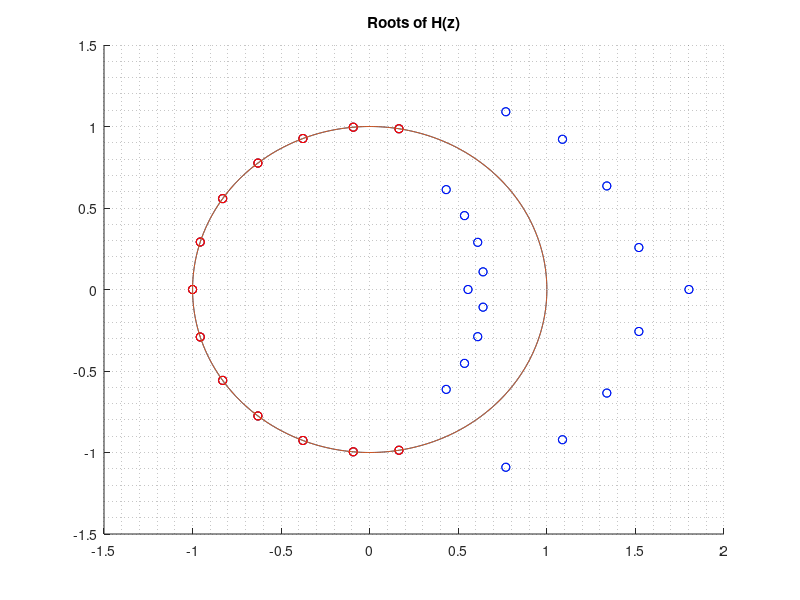
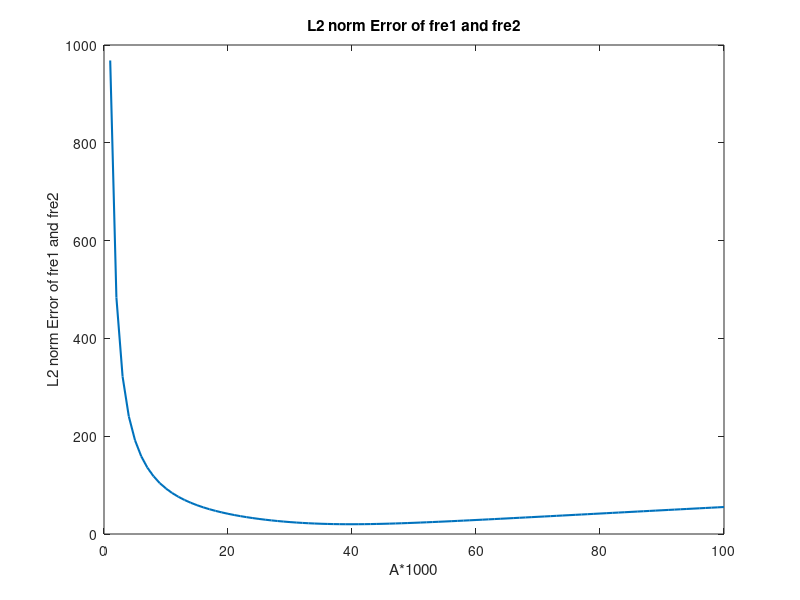
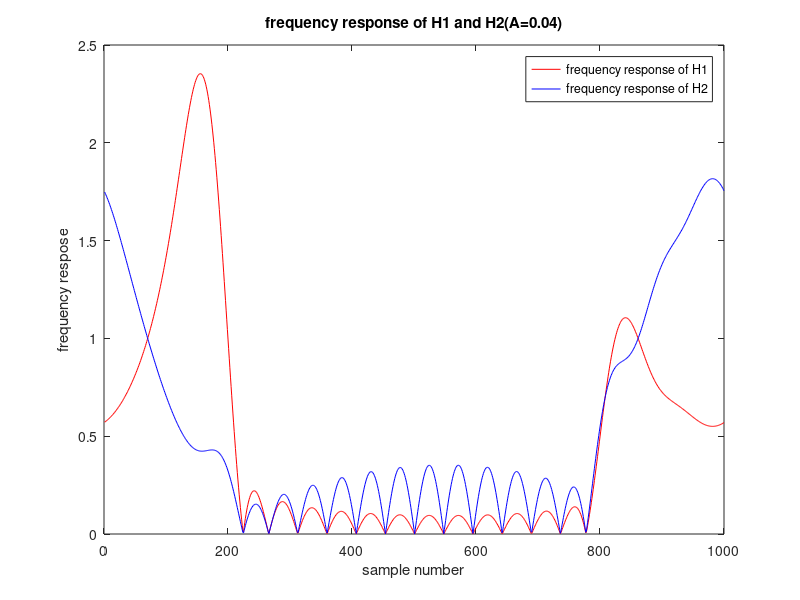
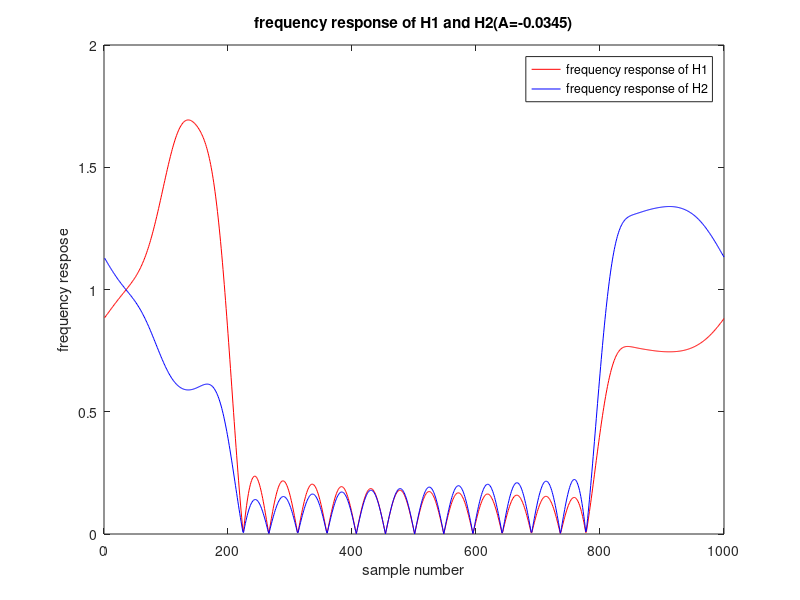

Write the MATLAB code that produced these figures, in order.
%
%% ELEC 558 - Homwork 4
%% Sichao Zhang
%
%% Problem a)

% import the sequence
load HW4_filt.mat;
imp = hw4_filt;

% roots of the polynomial of impulse response
z_roots = roots(imp);

% frequency response
fre = zeros(1000,1);

for k = 1 : 1000
  % 1000 values of complex variable z
  z_k = exp(j*2*pi*(k-1)/1000);
  % plug z_k into each of the factors of H(z_k)
  H_zk = imp(1)*prod(z_k - z_roots);
  % magnitude of the H(z_k)
  fre(k) = abs(H_zk);
end

plot(fre);
title('Frequency Response');
xlabel('Number');
ylabel('Frequency Response');

%
%% Problem b)

%% roots of polynomial H(z)
% import the sequence
load HW4_filt.mat;
imp = hw4_filt;

% roots of the polynomial of impulse response
z_roots = roots(imp);

scatter(real(z_roots),imag(z_roots));
hold on;

t = 0 : 0.01 : (2*pi);
xx = cos(t);
yy = sin(t);
plot(xx,yy);
hold on;
title('Roots of H(z)');

grid minor;

%
%% sort roots on the unit cycle and not
Cir = z_roots(10:35);
NonCir = z_roots([1:9,36:44]);
scatter(real(Cir),imag(Cir),'r');
hold on;
scatter(real(NonCir),imag(NonCir),'b');
hold on;
t = 0 : 0.01 : (2*pi);
xx = cos(t);
yy = sin(t);
plot(xx,yy);
hold on;
title('Roots of H(z)');

%
%% H1 and H2
Cir_Sin = Cir([1,3,4,7,8,11,12,15,16,19,20,23,24]);
NonCir_H1b = NonCir([2,3,6,7,13,14,17,18]);
NonCir_H2b = NonCir([1,4,5,8,9,10,11,12,15,16]);
H1b_roots = [Cir_Sin(:,1);NonCir_H1b(:,1)];
H2b_roots = [Cir_Sin(:,1);NonCir_H2b(:,1)];

% frequency response
fre1b = zeros(1000,1);
fre2b = zeros(1000,1);

C = imp(1);

% calculate A to minimize the error of fre1 and fre2
% error of fre1 and fre2
E = zeros(100,1);

for ii = 1 : 100
    A = ii * 0.001;
for k = 1 : 1000
  % 1000 values of complex variable z
  z_k = exp(j*2*pi*(k-1)/1000);
  % plug z_k into each of the factors of H1(z_k) and H2(z_k)
  H1b_zk = A * prod(z_k - H1b_roots);
  H2b_zk = (C/A) * prod(z_k - H2b_roots);
  % magnitude of the H1(z_k) and H2(z_k)
  fre1b(k) = abs(H1b_zk);
  fre2b(k) = abs(H2b_zk);
end
  E(ii) = norm(fre1b-fre2b);
end

figure();
plot(E,'linewidth',1.5);
xlabel('A*1000');
ylabel('L2 norm Error of fre1 and fre2');
title('L2 norm Error of fre1 and fre2');

% when A = 0.04, frequency response of H1 and H2
A = 0.04;
B = C/A;

for k = 1 : 1000
  % 1000 values of complex variable z
  z_k = exp(j*2*pi*(k-1)/1000);
  % plug z_k into each of the factors of H1(z_k) and H2(z_k)
  H1b_zk = A * prod(z_k - H1b_roots);
  H2b_zk = B * prod(z_k - H2b_roots);
  % magnitude of the H1(z_k) and H2(z_k)
  fre1b(k) = abs(H1b_zk);
  fre2b(k) = abs(H2b_zk);
end

figure();
plot(fre1b,'r');
hold on;
plot(fre2b,'b');
hold on;
legend('frequency response of H1','frequency response of H2');
xlabel('sample number');
ylabel('frequency respose');
title('frequency response of H1 and H2(A=0.04)');

%
%% impulse response of h1 and h2
h1b = A * poly(H1b_roots);
h2b = B * poly(H2b_roots);

%
%% Problem c)

%% H1 and H2
Cir_Sin = Cir([1,3,4,7,8,11,12,15,16,19,20,23,24]);
NonCir_H1c = NonCir([1,4,5,8,9,13,14,17,18]);
NonCir_H2c = NonCir([2,3,6,7,10,11,12,15,16]);
H1c_roots = [Cir_Sin(:,1);NonCir_H1c(:,1)];
H2c_roots = [Cir_Sin(:,1);NonCir_H2c(:,1)];

% frequency response
fre1c = zeros(1000,1);
fre2c = zeros(1000,1);

A = -0.0345;
B = 0.0503;

for k = 1 : 1000
  % 1000 values of complex variable z
  z_k = exp(j*2*pi*(k-1)/1000);
  % plug z_k into each of the factors of H1(z_k) and H2(z_k)
  H1c_zk = A * prod(z_k - H1c_roots);
  H2c_zk = B * prod(z_k - H2c_roots);
  % magnitude of the H1(z_k) and H2(z_k)
  fre1c(k) = abs(H1c_zk);
  fre2c(k) = abs(H2c_zk);
end

figure();
plot(fre1c,'r');
hold on;
plot(fre2c,'b');
hold on;
legend('frequency response of H1','frequency response of H2');
xlabel('sample number');
ylabel('frequency respose');
title('frequency response of H1 and H2(A=-0.0345)');

%
%% impulse response of h1 and h2

h1c = A * poly(H1c_roots);
h2c = B * poly(H2c_roots);
nn = 1 : 23;

% real part
figure();
plot(nn,real(h1c),'r');
hold on;
plot(nn,real(h2c),'b');
hold on;
title('Real Part of Sequence of h1 and h2');
legend('h1','h2');
xlabel('Number');
ylabel('real part of impulse response');

% imaginary part
figure();
plot(nn,imag(h1c),'r');
hold on;
plot(nn,imag(h2c),'b');
hold on;
title('Imaginary Part of Sequence of h1 and h2');
legend('h1','h2');
xlabel('Number');
ylabel('Imaginary part of impulse response');